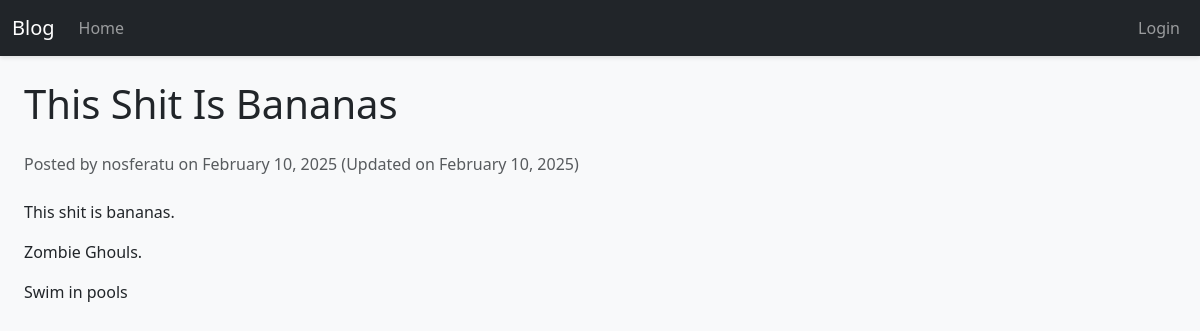
/post/this-shit-is-bananas, run on the app's committed database.
### app.py (models this page shows, shortened)
class Post(db.Model):
    id = db.Column(db.Integer, primary_key=True)
    title = db.Column(db.String(200), nullable=False)
    slug = db.Column(db.String(200), unique=True, nullable=False)
    content = db.Column(db.Text, nullable=False)
    image_path = db.Column(db.String(200))
    created_at = db.Column(db.DateTime, nullable=False, default=datetime.utcnow)
    updated_at = db.Column(db.DateTime, nullable=False, default=datetime.utcnow)
    user_id = db.Column(db.Integer, db.ForeignKey('user.id'), nullable=False)

class User(UserMixin, db.Model):
    id = db.Column(db.Integer, primary_key=True)
    username = db.Column(db.String(80), unique=True, nullable=False)
    password_hash = db.Column(db.String(120), nullable=False)
    is_admin = db.Column(db.Boolean, default=False)
    posts = db.relationship('Post', backref='author', lazy=True)

### app.py (the view)
@app.route('/post/<slug>')
def post(slug):
    post = Post.query.filter_by(slug=slug).first_or_404()
    content = markdown2.markdown(post.content)
    return render_template('post.html', post=post, content=content)

### templates/post.html (shortened to what this page needs)
{% extends "base.html" %}
{% block content %}
<div class="container">
    <article class="blog-post">
        <h1 class="mb-4">{{ post.title }}</h1>
        <div class="metadata mb-4">
            <span class="text-muted">
                Posted by {{ post.author.username }} on {{ post.created_at.strftime('%B %d, %Y') }}
                {% if post.updated_at != post.created_at %}
                (Updated on {{ post.updated_at.strftime('%B %d, %Y') }})
                {% endif %}
            </span>
        </div>
        <div class="content">
            {{ content|safe }}
        </div>
    </article>
</div>
{% endblock %}

### static/css/style.css (style rules this page uses)
body { background-color: #f8f9fa; }
.container { max-width: 1200px; }

### data on the page
Post: title "This Shit Is Bananas", created_at "February 10, 2025", updated_at "February 10, 2025"
User: author.username "nosferatu"

### other printed values
{{ content|safe }} "This shit is bananas. Zombie Ghouls. Swim in pools"
